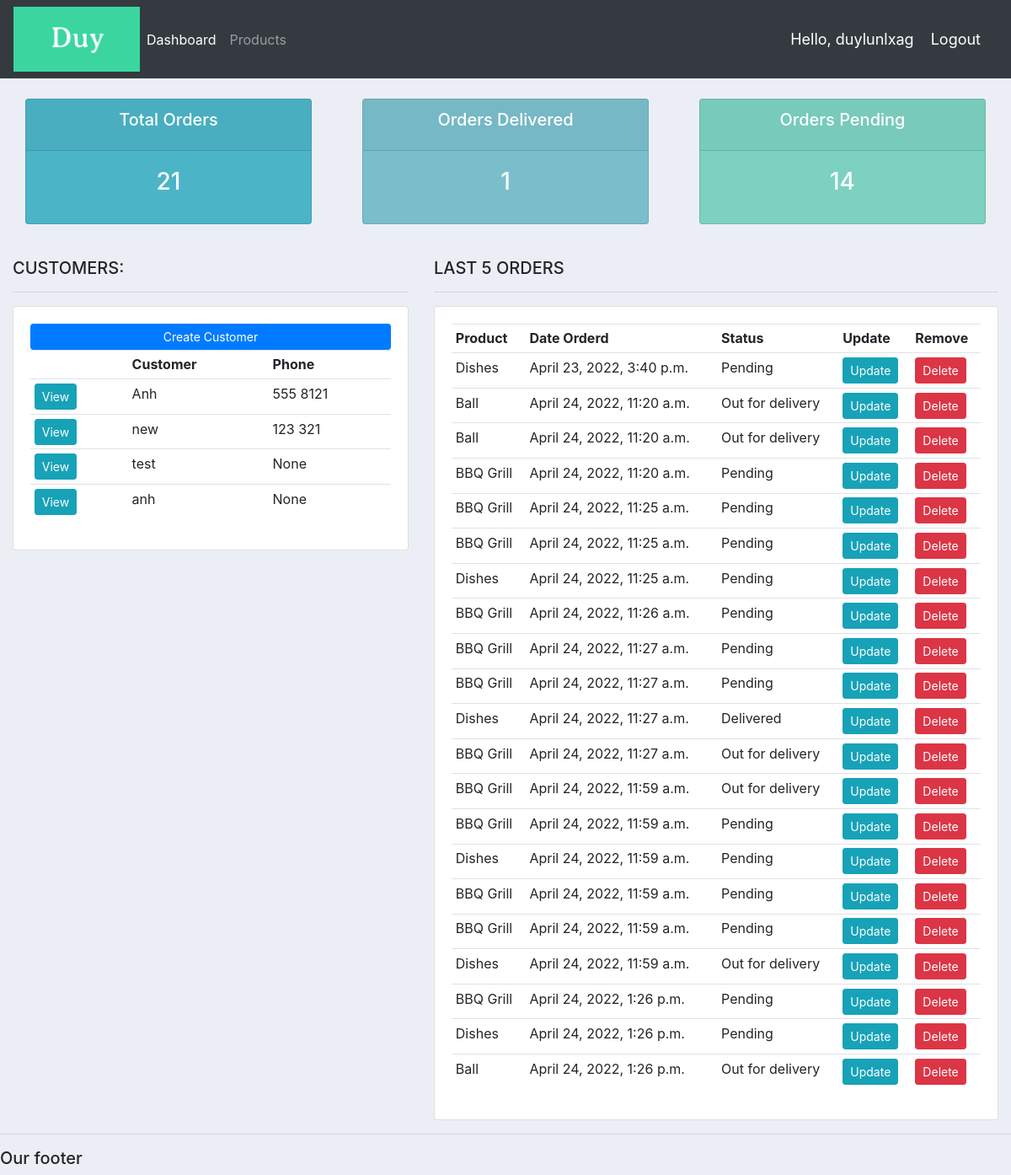
The app's page / (signed in) with its own data.
### accounts/models.py (models this page shows, shortened)
class Customer(models.Model):
	user = models.OneToOneField(User, null=True, blank=True, on_delete=models.CASCADE)
	name = models.CharField(max_length=200, null=True)
	phone = models.CharField(max_length=200, null=True)
	email = models.CharField(max_length=200, null=True)
	profile_pic = models.ImageField(default="profile1.png", null=True, blank=True)
	date_created = models.DateTimeField(auto_now_add=True, null=True)

class Order(models.Model):
	STATUS = (
			('Pending', 'Pending'),
			('Out for delivery', 'Out for delivery'),
			('Delivered', 'Delivered'),
			)
	customer = models.ForeignKey(Customer, null=True, on_delete= models.SET_NULL)
	product = models.ForeignKey(Product, null=True, on_delete= models.SET_NULL)
	date_created = models.DateTimeField(auto_now_add=True, null=True)
	status = models.CharField(max_length=200, null=True, choices=STATUS)
	note = models.CharField(max_length=1000, null=True)

class Product(models.Model):
	CATEGORY = (
			('Indoor', 'Indoor'),
			('Out Door', 'Out Door'),
			)
	name = models.CharField(max_length=200, null=True)
	price = models.FloatField(null=True)
	category = models.CharField(max_length=200, null=True, choices=CATEGORY)
	description = models.CharField(max_length=200, null=True, blank=True)
	date_created = models.DateTimeField(auto_now_add=True, null=True)
	tags = models.ManyToManyField(Tag)
	def __str__(self):
		return self.name

### accounts/decorators.py (the view)
	def wrapper_function(request, *args, **kwargs):
		group = None
		if request.user.groups.exists():
			group = request.user.groups.all()[0].name
		if group == 'customer':
			return redirect('user-page')
		if group == 'admin':
			return view_func(request, *args, **kwargs)

### accounts/views.py (called while the page is built)
@login_required(login_url='login')
@admin_only
def home(request):
	orders = Order.objects.all()
	customers = Customer.objects.all()
	total_customers = customers.count()
	total_orders = orders.count()
	delivered = orders.filter(status='Delivered').count()
	pending = orders.filter(status='Pending').count()
	context = {'orders':orders, 'customers':customers,
	'total_orders':total_orders,'delivered':delivered,
	'pending':pending }
	return render(request, 'accounts/dashboard.html', context)

### accounts/templates/accounts/dashboard.html
{%  extends 'accounts/main.html' %}
{% block content %}
{%  include 'accounts/status.html' %}
<br>
<div class="row">
	<div class="col-md-5">
		<h5>CUSTOMERS:</h5>
		<hr>
		<div class="card card-body">
			<a class="btn btn-primary  btn-sm btn-block" href="">Create Customer</a>
			<table class="table table-sm">
				<tr>
					<th></th>
					<th>Customer</th>
					<th>Phone</th>
				</tr>
				{% for customer in customers %}
					<tr>
						<td><a class="btn btn-sm btn-info" href="{% url 'customer' customer.id %}">View</a></td>
						<td>{{customer.name}}</td>
						<td>{{customer.phone}}</td>
					</tr>
				{% endfor %}
			</table>
		</div>
	</div>
	<div class="col-md-7">
		<h5>LAST 5 ORDERS</h5>
		<hr>
		<div class="card card-body">
			<table class="table table-sm">
				<tr>
					<th>Product</th>
					<th>Date Orderd</th>
					<th>Status</th>
					<th>Update</th>
					<th>Remove</th>
				</tr>
				{% for order in orders %}
					<tr>
						<td>{{order.product}}</td>
						<td>{{order.date_created}}</td>
						<td>{{order.status}}</td>
						<td><a class="btn btn-sm btn-info" href="{% url 'update_order' order.id %}">Update</a></td>
						<td><a class="btn btn-sm btn-danger" href="">Delete</a></td>
					</tr>
				{% endfor %}
			</table>
		</div>
	</div>
</div>
{% endblock %}

### accounts/templates/accounts/navbar.html (shortened to what this page needs)
{% load static %}
<nav class="navbar navbar-expand-lg navbar-dark bg-dark">
 <img src="{% static 'images/logo.png' %}">
  <div class="collapse navbar-collapse" id="navbarNav">
    <ul class="navbar-nav">
      {% if request.user.is_staff %}
      <li class="nav-item active">
        <a class="nav-link" href="{% url 'home' %}">Dashboard</a>
      </li>
      <li class="nav-item">
        <a class="nav-link" href="{% url 'products' %}">Products</a>
      </li>
      {% else %}
       <li class="nav-item">
        <a class="nav-link" href="{% url 'account' %}">Settings</a>
      </li>
      {% endif %}
    </ul>
  </div>
  <span class="hello-msg">Hello, {{request.user}}</span>
  <span ><a  class="hello-msg" href="{% url 'logout' %}">Logout</a></span>
</nav>

### static/css/main.css (style rules this page uses)
body { background-color: #ebeff5; }

### accounts/templates/accounts/navbar.html (style rules this page uses)
.hello-msg { font-size: 18px; color: #fff; margin-right: 20px; }

### records on screen
Customer: name "Anh", phone "555 8121"
Customer: name "new", phone "123 321"
Customer: name "test", phone "None"
Customer: name "anh", phone "None"
Order: product "Dishes", date_created "April 23, 2022, 3:40 p.m.", status "Pending"
Order: product "Ball", date_created "April 24, 2022, 11:20 a.m.", status "Out for delivery"
Order: product "Ball", date_created "April 24, 2022, 11:20 a.m.", status "Out for delivery"
Order: product "BBQ Grill", date_created "April 24, 2022, 11:20 a.m.", status "Pending"
Order: product "BBQ Grill", date_created "April 24, 2022, 11:25 a.m.", status "Pending"
Order: product "BBQ Grill", date_created "April 24, 2022, 11:25 a.m.", status "Pending"
Order: product "Dishes", date_created "April 24, 2022, 11:25 a.m.", status "Pending"
Order: product "BBQ Grill", date_created "April 24, 2022, 11:26 a.m.", status "Pending"
Order: product "BBQ Grill", date_created "April 24, 2022, 11:27 a.m.", status "Pending"
Order: product "BBQ Grill", date_created "April 24, 2022, 11:27 a.m.", status "Pending"
Order: product "Dishes", date_created "April 24, 2022, 11:27 a.m.", status "Delivered"
Order: product "BBQ Grill", date_created "April 24, 2022, 11:27 a.m.", status "Out for delivery"
Order: product "BBQ Grill", date_created "April 24, 2022, 11:59 a.m.", status "Out for delivery"
Order: product "BBQ Grill", date_created "April 24, 2022, 11:59 a.m.", status "Pending"
Order: product "Dishes", date_created "April 24, 2022, 11:59 a.m.", status "Pending"
Order: product "BBQ Grill", date_created "April 24, 2022, 11:59 a.m.", status "Pending"
Order: product "BBQ Grill", date_created "April 24, 2022, 11:59 a.m.", status "Pending"
Order: product "Dishes", date_created "April 24, 2022, 11:59 a.m.", status "Out for delivery"
Order: product "BBQ Grill", date_created "April 24, 2022, 1:26 p.m.", status "Pending"
Order: product "Dishes", date_created "April 24, 2022, 1:26 p.m.", status "Pending"
Order: product "Ball", date_created "April 24, 2022, 1:26 p.m.", status "Out for delivery"

### other values on screen
{{ request.user }} "duylunlxag"
{{ total_orders }} "21"
{{ delivered }} "1"
{{ pending }} "14"
